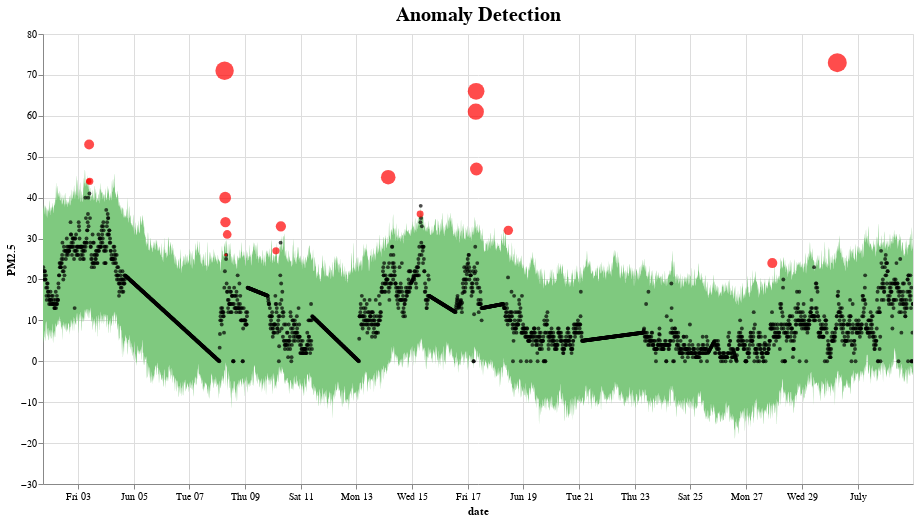

The notebook cell saved with this chart:
### Markdown cell above
### Perform Test Run for Visualization

### Code cell
sensor = 44
single_sensor = pd.DataFrame()
single_sensor['DateTime'] = DateTime[57000:60000]
single_sensor['pm2p5'] = data.iloc[sensor,57000:60000].values
single_sensor.set_index('DateTime', inplace = True)
single_sensor_intp = single_sensor.interpolate(method = 'linear' , limit_direction = 'both',limit_area = None)
day_data = single_sensor_intp.iloc[:, :]
t = pd.DataFrame()
t['ds'] = day_data.index
t['y'] = day_data['pm2p5'].values
pred = fit_predict_model(t)
pred = detect_anomalies(pred)
plot_anomalies(pred)

### Figure 1 — Vega-Lite specification as saved in the notebook (floating-point values rounded to 4 significant figures; data arrays with more than 128 entries replaced by an {"elided": "..."} marker saying what was removed)
{"config": {"view": {"continuousWidth": 400, "continuousHeight": 300}, "title": {"fontSize": 20}}, "layer": [{"data": {"name": "data-51040f7df4021f6ae2dbe588814ce907"}, "mark": {"type": "area", "color": "#7FC97F", "interpolate": "basis"}, "encoding": {"tooltip": [{"field": "ds", "type": "temporal"}, {"field": "fact", "type": "quantitative"}, {"field": "yhat_lower", "type": "quantitative"}, {"field": "yhat_upper", "type": "quantitative"}], "x": {"field": "ds", "title": "date", "type": "temporal"}, "y": {"field": "yhat_upper", "type": "quantitative"}, "y2": {"field": "yhat_lower"}}, "selection": {"selector058": {"type": "interval", "bind": "scales", "encodings": ["x", "y"]}}, "title": "Anomaly Detection"}, {"data": {"name": "data-f2142cabde666de23e09901edf0d2d5f"}, "mark": {"type": "circle", "color": "Black", "opacity": 0.7, "size": 15}, "encoding": {"tooltip": [{"field": "ds", "type": "temporal"}, {"field": "fact", "type": "quantitative"}, {"field": "yhat_lower", "type": "quantitative"}, {"field": "yhat_upper", "type": "quantitative"}], "x": {"field": "ds", "type": "temporal"}, "y": {"field": "fact", "title": "PM2.5", "type": "quantitative"}}, "selection": {"selector059": {"type": "interval", "bind": "scales", "encodings": ["x", "y"]}}}, {"data": {"name": "data-d7a3afb195fd25036270033c30cc2428"}, "mark": {"type": "circle", "color": "Red", "size": 30}, "encoding": {"size": {"field": "importance", "legend": null, "type": "quantitative"}, "tooltip": [{"field": "ds", "type": "temporal"}, {"field": "fact", "type": "quantitative"}, {"field": "yhat_lower", "type": "quantitative"}, {"field": "yhat_upper", "type": "quantitative"}], "x": {"field": "ds", "type": "temporal"}, "y": {"field": "fact", "title": "PM2.5", "type": "quantitative"}}, "selection": {"selector060": {"type": "interval", "bind": "scales", "encodings": ["x", "y"]}}}], "height": 450, "width": 870, "$schema": "https://vega.github.io/schema/vega-lite/v4.17.0.json", "datasets": {"data-51040f7df4021f6ae2dbe588814ce907": {"elided": "3000 records"}, "data-f2142cabde666de23e09901edf0d2d5f": {"elided": "2975 records"}, "data-d7a3afb195fd25036270033c30cc2428": [{"ds": "2022-06-02T01:45:00", "trend": 20.34, "yhat": 22.02, "yhat_lower": 6.38, "yhat_upper": 37.57, "fact": 0.0, "anomaly": -1, "importance": null}, {"ds": "2022-06-02T13:00:00", "trend": 21.81, "yhat": 23.31, "yhat_lower": 9.892, "yhat_upper": 36.95, "fact": 0.0, "anomaly": -1, "importance": null}, {"ds": "2022-06-03T09:30:00", "trend": 23.59, "yhat": 27.17, "yhat_lower": 13.74, "yhat_upper": 42.07, "fact": 44.0, "anomaly": 1, "importance": 0.04388}, {"ds": "2022-06-03T09:45:00", "trend": 23.6, "yhat": 26.9, "yhat_lower": 10.89, "yhat_upper": 43.77, "fact": 53.0, "anomaly": 1, "importance": 0.1742}, {"ds": "2022-06-03T10:15:00", "trend": 23.62, "yhat": 26.4, "yhat_lower": 11.68, "yhat_upper": 40.06, "fact": 44.0, "anomaly": 1, "importance": 0.08948}, {"ds": "2022-06-08T06:30:00", "trend": 8.454, "yhat": 12.11, "yhat_lower": -2.824, "yhat_upper": 27.6, "fact": 71.0, "anomaly": 1, "importance": 0.6113}, {"ds": "2022-06-08T07:00:00", "trend": 8.453, "yhat": 12.48, "yhat_lower": -8.866, "yhat_upper": 30.21, "fact": 40.0, "anomaly": 1, "importance": 0.2448}, {"ds": "2022-06-08T07:15:00", "trend": 8.452, "yhat": 12.6, "yhat_lower": -0.2223, "yhat_upper": 27.56, "fact": 34.0, "anomaly": 1, "importance": 0.1895}, {"ds": "2022-06-08T07:30:00", "trend": 8.451, "yhat": 12.66, "yhat_lower": -0.1829, "yhat_upper": 25.84, "fact": 26.0, "anomaly": 1, "importance": 0.006215}, {"ds": "2022-06-08T08:45:00", "trend": 8.446, "yhat": 12.17, "yhat_lower": -4.452, "yhat_upper": 26.95, "fact": 31.0, "anomaly": 1, "importance": 0.1307}, {"ds": "2022-06-10T02:45:00", "trend": 8.285, "yhat": 10.27, "yhat_lower": -6.815, "yhat_upper": 24.65, "fact": 27.0, "anomaly": 1, "importance": 0.08707}, {"ds": "2022-06-10T07:00:00", "trend": 8.269, "yhat": 12.99, "yhat_lower": -1.39, "yhat_upper": 26.94, "fact": 33.0, "anomaly": 1, "importance": 0.1837}, {"ds": "2022-06-14T03:30:00", "trend": 15.31, "yhat": 13.97, "yhat_lower": 0.1369, "yhat_upper": 27.88, "fact": 45.0, "anomaly": 1, "importance": 0.3806}, {"ds": "2022-06-15T02:45:00", "trend": 15.95, "yhat": 17.07, "yhat_lower": 0.3706, "yhat_upper": 36.41, "fact": 0.0, "anomaly": -1, "importance": null}, {"ds": "2022-06-15T06:45:00", "trend": 16.01, "yhat": 19.88, "yhat_lower": 3.911, "yhat_upper": 36.46, "fact": 0.0, "anomaly": -1, "importance": null}, {"ds": "2022-06-15T07:00:00", "trend": 16.01, "yhat": 20.04, "yhat_lower": 3.438, "yhat_upper": 33.09, "fact": 36.0, "anomaly": 1, "importance": 0.0809}, {"ds": "2022-06-16T20:00:00", "trend": 13.94, "yhat": 16.4, "yhat_lower": 1.756, "yhat_upper": 32.42, "fact": 0.0, "anomaly": -1, "importance": null}, {"ds": "2022-06-17T01:45:00", "trend": 13.55, "yhat": 15.63, "yhat_lower": 1.44, "yhat_upper": 30.91, "fact": 0.0, "anomaly": -1, "importance": null}, {"ds": "2022-06-17T07:00:00", "trend": 13.2, "yhat": 17.92, "yhat_lower": 3.559, "yhat_upper": 32.19, "fact": 61.0, "anomaly": 1, "importance": 0.4724}, {"ds": "2022-06-17T07:15:00", "trend": 13.19, "yhat": 18.01, "yhat_lower": 2.524, "yhat_upper": 32.84, "fact": 66.0, "anomaly": 1, "importance": 0.5024}, {"ds": "2022-06-17T07:30:00", "trend": 13.17, "yhat": 18.04, "yhat_lower": 0.5537, "yhat_upper": 33.39, "fact": 47.0, "anomaly": 1, "importance": 0.2897}, {"ds": "2022-06-17T08:00:00", "trend": 13.13, "yhat": 17.95, "yhat_lower": 1.071, "yhat_upper": 31.05, "fact": 0.0, "anomaly": -1, "importance": null}, {"ds": "2022-06-18T11:00:00", "trend": 11.32, "yhat": 11.1, "yhat_lower": -1.84, "yhat_upper": 27.05, "fact": 32.0, "anomaly": 1, "importance": 0.1545}, {"ds": "2022-06-27T22:30:00", "trend": 6.296, "yhat": 4.241, "yhat_lower": -11.85, "yhat_upper": 19.75, "fact": 24.0, "anomaly": 1, "importance": 0.1772}, {"ds": "2022-06-30T06:30:00", "trend": 7.757, "yhat": 11.72, "yhat_lower": -3.508, "yhat_upper": 25.44, "fact": 73.0, "anomaly": 1, "importance": 0.6515}]}}
